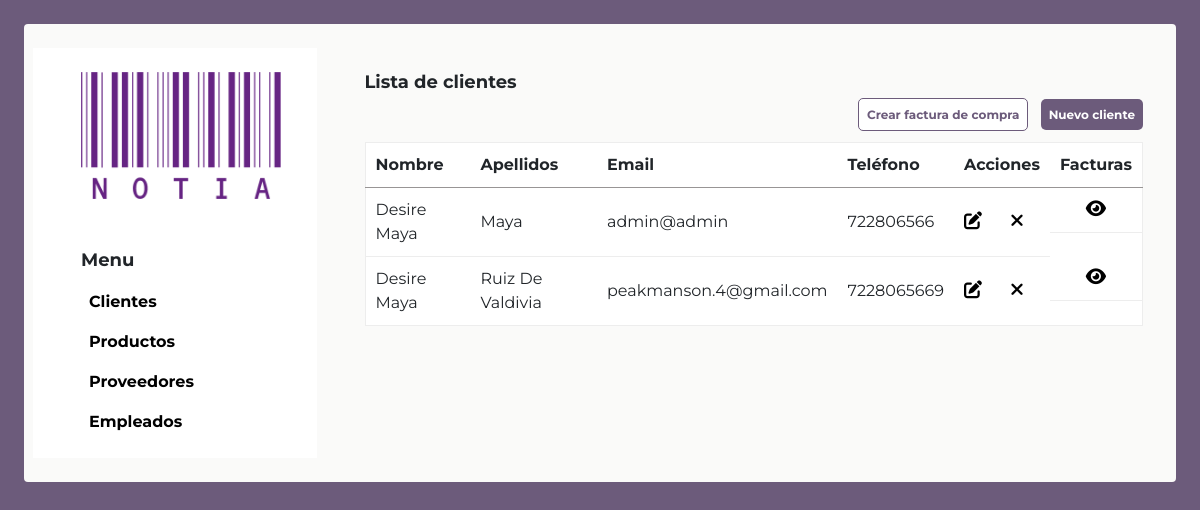
The app's page /, older data.
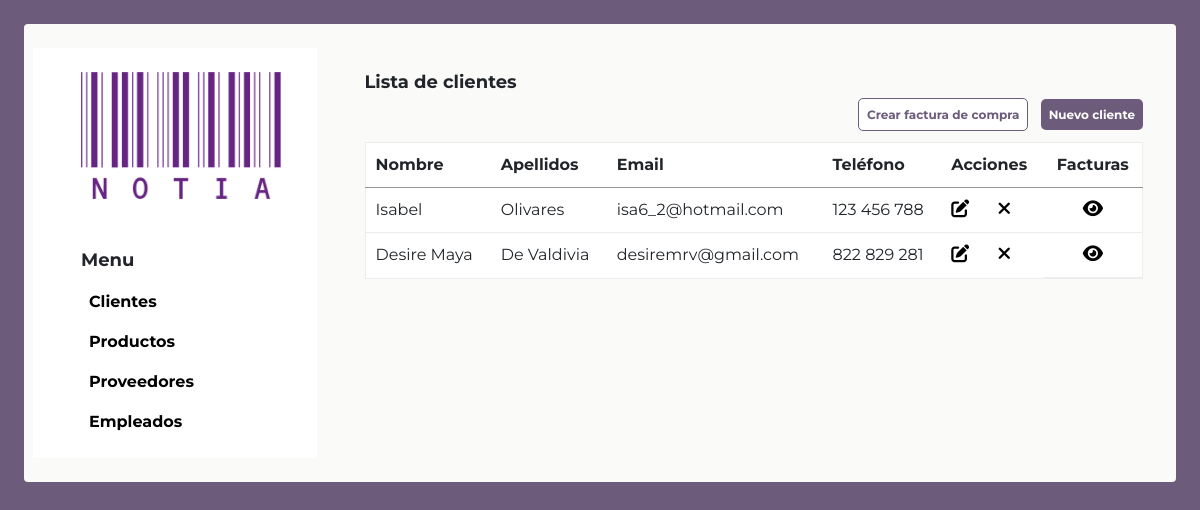
The same page, newer data.
### tables this page shows
CREATE TABLE `clientes` (
  `ID_Cliente` int(11) NOT NULL,
  `Nombre` varchar(100) DEFAULT NULL,
  `Apellidos` varchar(100) DEFAULT NULL,
  `NIF` varchar(20) DEFAULT NULL,
  `Direccion` varchar(255) DEFAULT NULL,
  `Telefono` varchar(20) DEFAULT NULL,
  `Email` varchar(100) DEFAULT NULL,
  `Password` varchar(255) NOT NULL
);

### index.php (the view, shortened to what this page needs)
<!DOCTYPE html>
<html lang="en">
<head>
    <link rel="stylesheet" href="css/style.css">
    <link rel="stylesheet" href="https://cdnjs.cloudflare.com/ajax/libs/font-awesome/6.5.1/css/all.min.css">
    <link rel="stylesheet" href="https://cdn.jsdelivr.net/npm/bootstrap@4.6.2/dist/css/bootstrap.min.css">
</head>
<body class="bg-azul overflow-hidden p-4">
    <div class="contenedor2 w-100">
        <div class="row p-4 d-flex justify-content-center">
        <div class="col-md-3 bg-bco p-4 pl-5 ">
            <img src="img/notia.png" class="logo">
              <p class="fs18 bold fsMono mt-5">Menu</p>
                <nav class="d-flex flex-column pl-2">
                    <a href="#" id="nav_0" class="negro bold menu" data-table="clientes">Clientes</a>
                    <a href="#" id="nav_1" class="negro bold mt-3 menu" data-table="productos">Productos</a>
                    <a href="#" id="nav_2" class="negro bold mt-3 menu" data-table="proveedores">Proveedores</a>
                    <a href="#" id="nav_3" class="negro bold mt-3 menu" data-table="empleados">Empleados</a>
                </nav>
            </div>
            <div class="col-md-9 p-4 pl-5 ">
                <div id="clientes" class="table-section">
                    <h1 class="fs18 bold fsMono">Lista de clientes</h1>
                    <p class="text-right">
                        <a href="crearFacturaVenta.php" class="boton2 bold mr-2 ">Crear factura de compra</a>
                        <a href="agregar.php" class="boton bold">Nuevo cliente</a>
                    </p>
                    <table class="w-100">
                        <thead>
                            <tr>
                                <th>Nombre</th>
                                <th>Apellidos</th>
                                <th>Email</th>
                                <th>Teléfono</th>
                                <th >Acciones</th>
                                <th class='d-flex justify-content-center'>Facturas</th>
                            </tr>
                        </thead>
                        <tbody>
                        <?php
                                include 'conexion.php';
                                $sql = "SELECT * FROM clientes";
                                $result = $conn->query($sql);
                                if ($result->num_rows > 0) {
                                    while($row = $result->fetch_assoc()) {
                                        echo "<tr>
                                                <td>" . $row["Nombre"]. "</td>
                                                <td>" . $row["Apellidos"]. "</td>
                                                <td>" . $row["Email"]. "</td>
                                                <td>" . $row["Telefono"]. "</td>
                                                <td>
                                                    <a class='mr-4' href='editar.php?id=" . $row["ID_Cliente"] . "'><i class='fa-solid fa-pen-to-square negro fs18'></i></a>
                                                    <a href='eliminar.php?id=" . $row["ID_Cliente"] . "'><i class='fa-solid fa-xmark negro fs18'></i></a>
                                                </td>
                                                <td class='d-flex justify-content-center'>
                                                <a href='verFacturasCliente.php?id=" . $row["ID_Cliente"] . "'><i class='fa-solid fa-eye negro fs18'></i></a>
                                                </td>
                                            </tr>";
                                    }
                                } else {
                                    echo "<tr><td colspan='6'>No hay clientes registrados</td></tr>";
                                }
                        ?>
                        </tbody>
                    </table>
                </div>
            </div>
        </div>
    </div>
</body>
</html>

Row changes from the older to the newer data that the page shows:
removed clientes: Nombre "Desire Maya", Apellidos "Maya", Email "admin@admin", Telefono "722806566"
added clientes: Nombre "Isabel", Apellidos "Olivares", Email "isa6_2@hotmail.com", Telefono "123 456 788"
changed clientes "Desire Maya": Apellidos "Ruiz De Valdivia" → "De Valdivia"; Email "peakmanson.4@gmail.com" → "desiremrv@gmail.com"; Telefono "7228065669" → "822 829 281"
